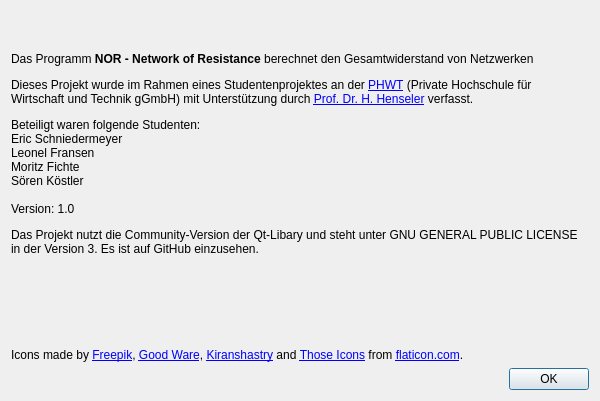
<?xml version="1.0" encoding="UTF-8"?>
<ui version="4.0">
 <class>AboutBox</class>
 <widget class="QDialog" name="AboutBox">
  <property name="geometry">
   <rect>
    <x>0</x>
    <y>0</y>
    <width>600</width>
    <height>401</height>
   </rect>
  </property>
  <property name="sizePolicy">
   <sizepolicy hsizetype="Preferred" vsizetype="Maximum">
    <horstretch>0</horstretch>
    <verstretch>0</verstretch>
   </sizepolicy>
  </property>
  <property name="windowTitle">
   <string>Über NOR</string>
  </property>
  <layout class="QVBoxLayout" name="verticalLayout">
   <item>
    <layout class="QGridLayout" name="gridLayout">
     <item row="1" column="1">
      <widget class="QLabel" name="label_2">
       <property name="text">
        <string>&lt;html&gt;&lt;head/&gt;&lt;body&gt;&lt;p&gt;Das Programm &lt;span style=&quot; font-weight:600;&quot;&gt;NOR - Network of Resistance&lt;/span&gt; berechnet den Gesamtwiderstand von Netzwerken&lt;/p&gt;&lt;p&gt;Dieses Projekt wurde im Rahmen eines Studentenprojektes an der &lt;a href=&quot;https://www.phwt.de/&quot;&gt;&lt;span style=&quot; text-decoration: underline; color:#0000ff;&quot;&gt;PHWT&lt;/span&gt;&lt;/a&gt; (Private Hochschule für Wirtschaft und Technik gGmbH) mit Unterstützung durch &lt;a href=&quot;https://www.phwt.de/weiterbildung/referenten/prof-dr-herwig-henseler/&quot;&gt;&lt;span style=&quot; text-decoration: underline; color:#0000ff;&quot;&gt;Prof. Dr. H. Henseler&lt;/span&gt;&lt;/a&gt; verfasst.&lt;/p&gt;&lt;p&gt;Beteiligt waren folgende Studenten:&lt;br/&gt;Eric Schniedermeyer&lt;br/&gt;Leonel Fransen&lt;br/&gt;Moritz Fichte&lt;br/&gt;Sören Köstler&lt;br/&gt;&lt;br/&gt;Version: 1.0&lt;/p&gt;&lt;p&gt;Das Projekt nutzt die Community-Version der Qt-Libary und steht unter GNU GENERAL PUBLIC LICENSE in der Version 3. Es ist auf GitHub einzusehen.&lt;/p&gt;&lt;p&gt;&lt;br/&gt;&lt;/p&gt;&lt;p&gt;&lt;br/&gt;&lt;/p&gt;&lt;p&gt;Icons made by &lt;a href=&quot;https://www.flaticon.com/authors/freepik&quot;&gt;&lt;span style=&quot; text-decoration: underline; color:#0000ff;&quot;&gt;Freepik&lt;/span&gt;&lt;/a&gt;, &lt;a href=&quot;https://www.flaticon.com/authors/good-ware&quot;&gt;&lt;span style=&quot; text-decoration: underline; color:#0000ff;&quot;&gt;Good Ware&lt;/span&gt;&lt;/a&gt;, &lt;a href=&quot;https://www.flaticon.com/authors/kiranshastry&quot;&gt;&lt;span style=&quot; text-decoration: underline; color:#0000ff;&quot;&gt;Kiranshastry&lt;/span&gt;&lt;/a&gt; and &lt;a href=&quot;https://www.flaticon.com/authors/those-icons&quot;&gt;&lt;span style=&quot; text-decoration: underline; color:#0000ff;&quot;&gt;Those Icons&lt;/span&gt;&lt;/a&gt; from &lt;a href=&quot;https://www.flaticon.com/&quot;&gt;&lt;span style=&quot; text-decoration: underline; color:#0000ff;&quot;&gt;flaticon.com&lt;/span&gt;&lt;/a&gt;.&lt;/p&gt;&lt;/body&gt;&lt;/html&gt;</string>
       </property>
       <property name="textFormat">
        <enum>Qt::AutoText</enum>
       </property>
       <property name="wordWrap">
        <bool>true</bool>
       </property>
      </widget>
     </item>
     <item row="0" column="1">
      <widget class="QLabel" name="label">
       <property name="text">
        <string/>
       </property>
       <property name="textFormat">
        <enum>Qt::MarkdownText</enum>
       </property>
       <property name="pixmap">
        <pixmap resource="../pictures.qrc">:/img/PHWTLogo.png</pixmap>
       </property>
      </widget>
     </item>
    </layout>
   </item>
   <item>
    <widget class="QDialogButtonBox" name="buttonBox">
     <property name="sizePolicy">
      <sizepolicy hsizetype="Ignored" vsizetype="Fixed">
       <horstretch>0</horstretch>
       <verstretch>0</verstretch>
      </sizepolicy>
     </property>
     <property name="orientation">
      <enum>Qt::Horizontal</enum>
     </property>
     <property name="standardButtons">
      <set>QDialogButtonBox::Ok</set>
     </property>
    </widget>
   </item>
  </layout>
 </widget>
 <resources>
  <include location="../pictures.qrc"/>
 </resources>
 <connections>
  <connection>
   <sender>buttonBox</sender>
   <signal>accepted()</signal>
   <receiver>AboutBox</receiver>
   <slot>accept()</slot>
   <hints>
    <hint type="sourcelabel">
     <x>248</x>
     <y>254</y>
    </hint>
    <hint type="destinationlabel">
     <x>157</x>
     <y>274</y>
    </hint>
   </hints>
  </connection>
  <connection>
   <sender>buttonBox</sender>
   <signal>rejected()</signal>
   <receiver>AboutBox</receiver>
   <slot>reject()</slot>
   <hints>
    <hint type="sourcelabel">
     <x>316</x>
     <y>260</y>
    </hint>
    <hint type="destinationlabel">
     <x>286</x>
     <y>274</y>
    </hint>
   </hints>
  </connection>
 </connections>
</ui>
